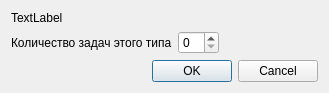
<?xml version="1.0" encoding="UTF-8"?>
<ui version="4.0">
 <class>add_task_to_work</class>
 <widget class="QDialog" name="add_task_to_work">
  <property name="geometry">
   <rect>
    <x>0</x>
    <y>0</y>
    <width>329</width>
    <height>88</height>
   </rect>
  </property>
  <property name="windowTitle">
   <string>Добавление задачи в работу</string>
  </property>
  <layout class="QVBoxLayout" name="verticalLayout">
   <item>
    <widget class="QLabel" name="task_name">
     <property name="text">
      <string>TextLabel</string>
     </property>
    </widget>
   </item>
   <item>
    <layout class="QHBoxLayout" name="horizontalLayout">
     <item>
      <widget class="QLabel" name="label">
       <property name="text">
        <string>Количество задач этого типа</string>
       </property>
      </widget>
     </item>
     <item>
      <widget class="QSpinBox" name="task_amount"/>
     </item>
     <item>
      <spacer name="horizontalSpacer">
       <property name="orientation">
        <enum>Qt::Horizontal</enum>
       </property>
       <property name="sizeHint" stdset="0">
        <size>
         <width>40</width>
         <height>20</height>
        </size>
       </property>
      </spacer>
     </item>
    </layout>
   </item>
   <item>
    <widget class="QDialogButtonBox" name="buttonBox">
     <property name="orientation">
      <enum>Qt::Horizontal</enum>
     </property>
     <property name="standardButtons">
      <set>QDialogButtonBox::Cancel|QDialogButtonBox::Ok</set>
     </property>
    </widget>
   </item>
  </layout>
 </widget>
 <resources/>
 <connections>
  <connection>
   <sender>buttonBox</sender>
   <signal>accepted()</signal>
   <receiver>add_task_to_work</receiver>
   <slot>accept()</slot>
   <hints>
    <hint type="sourcelabel">
     <x>248</x>
     <y>254</y>
    </hint>
    <hint type="destinationlabel">
     <x>157</x>
     <y>274</y>
    </hint>
   </hints>
  </connection>
  <connection>
   <sender>buttonBox</sender>
   <signal>rejected()</signal>
   <receiver>add_task_to_work</receiver>
   <slot>reject()</slot>
   <hints>
    <hint type="sourcelabel">
     <x>316</x>
     <y>260</y>
    </hint>
    <hint type="destinationlabel">
     <x>286</x>
     <y>274</y>
    </hint>
   </hints>
  </connection>
 </connections>
</ui>
